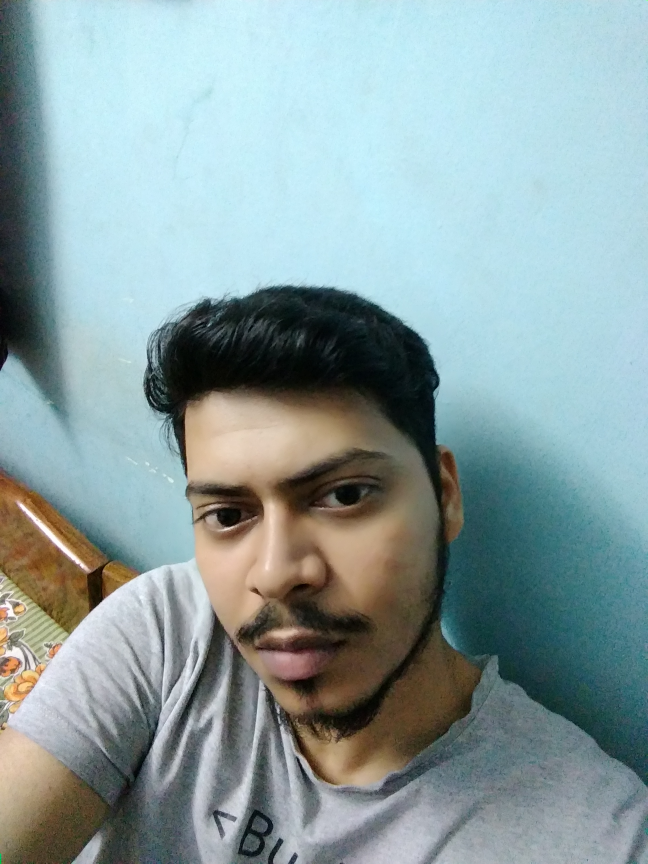
#> input picture images/neeraj2.jpg, 1944 x 2592 px (shown at 1/3 size)
$ python resize.py
#> lines starting #> are read from the running program, lines starting #| are printed output that depends on the picture
import cv2

img = cv2.imread('neeraj2.jpg', 1)
#> img is the input picture: shape (2592, 1944, 3); mean B, G, R 160.8, 159.2, 139.2
img = cv2.resize(img, (96,96), interpolation= cv2.INTER_AREA)
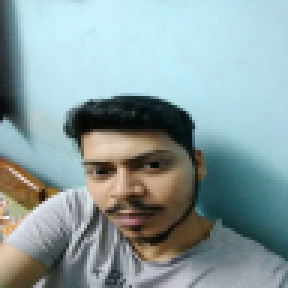
#> img: shape (96, 96, 3) (shown 3 times larger); mean B, G, R 160.8, 159.2, 139.2
cv2.imwrite('rneeraj2.jpg', img)

$ run again, with images/neeraj1.jpg copied over images/neeraj2.jpg
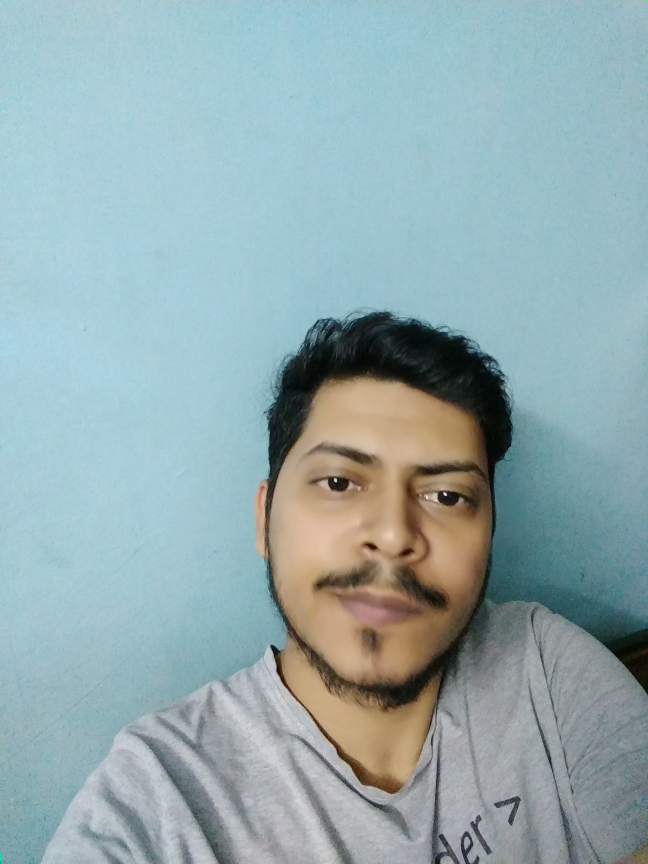
#> input picture images/neeraj1.jpg, 1944 x 2592 px (shown at 1/3 size)
#> img is the input picture: shape (2592, 1944, 3); mean B, G, R 174.7, 171.4, 148.6
#> `img = cv2.resize(img, (96,96), interpolation= cv2.INTER_AREA)`:
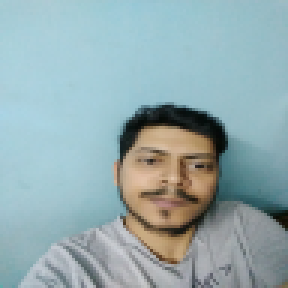
#> img: shape (96, 96, 3) (shown 3 times larger); mean B, G, R 174.7, 171.4, 148.6

$ run again, with images/neeraj.jpg copied over images/neeraj2.jpg
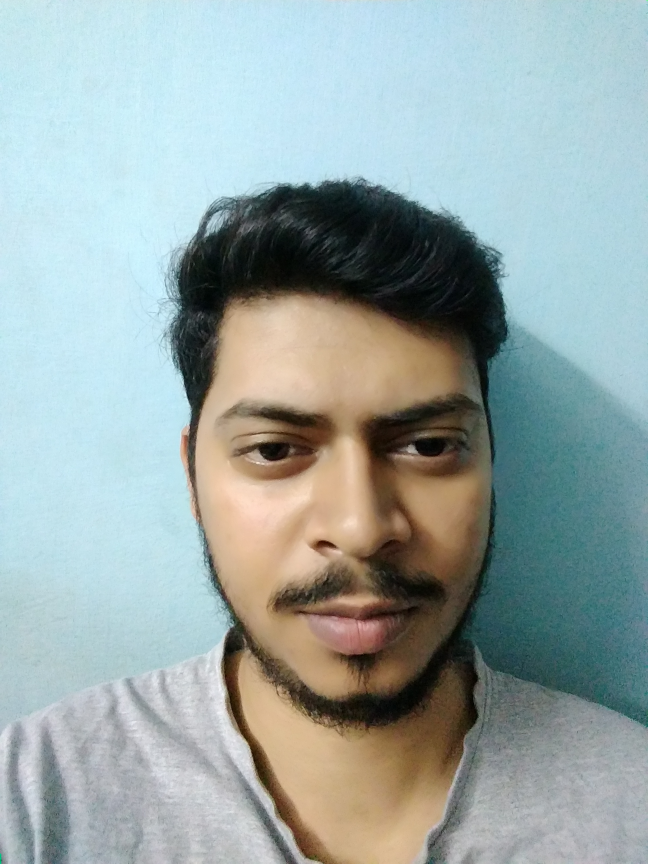
#> input picture images/neeraj.jpg, 1944 x 2592 px (shown at 1/3 size)
#> img is the input picture: shape (2592, 1944, 3); mean B, G, R 167, 168.1, 153.8
#> `img = cv2.resize(img, (96,96), interpolation= cv2.INTER_AREA)`:
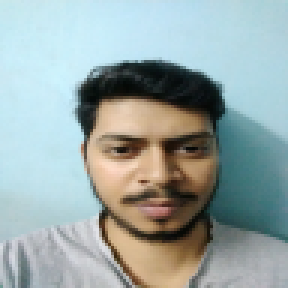
#> img: shape (96, 96, 3) (shown 3 times larger); mean B, G, R 167, 168.1, 153.8
